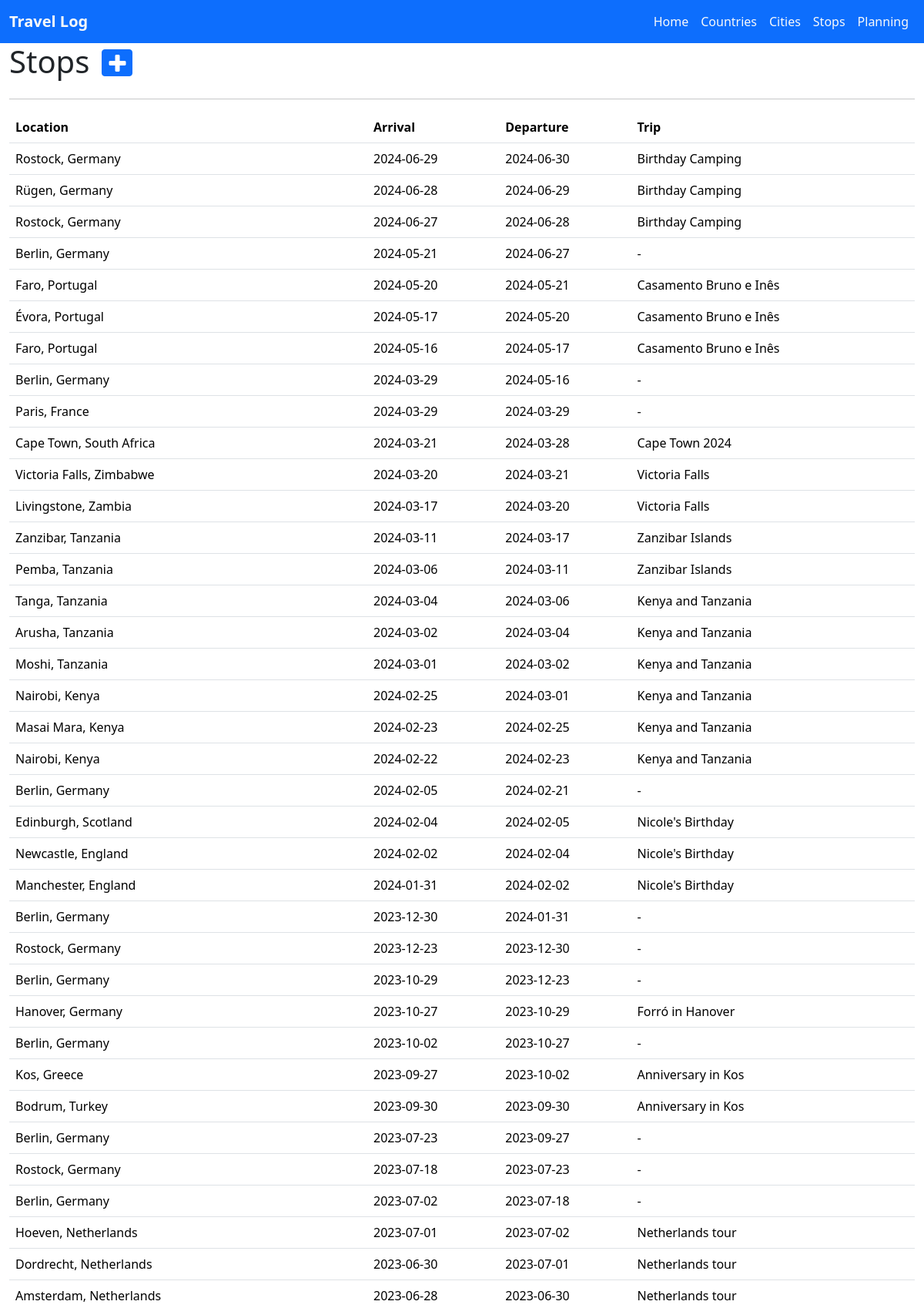
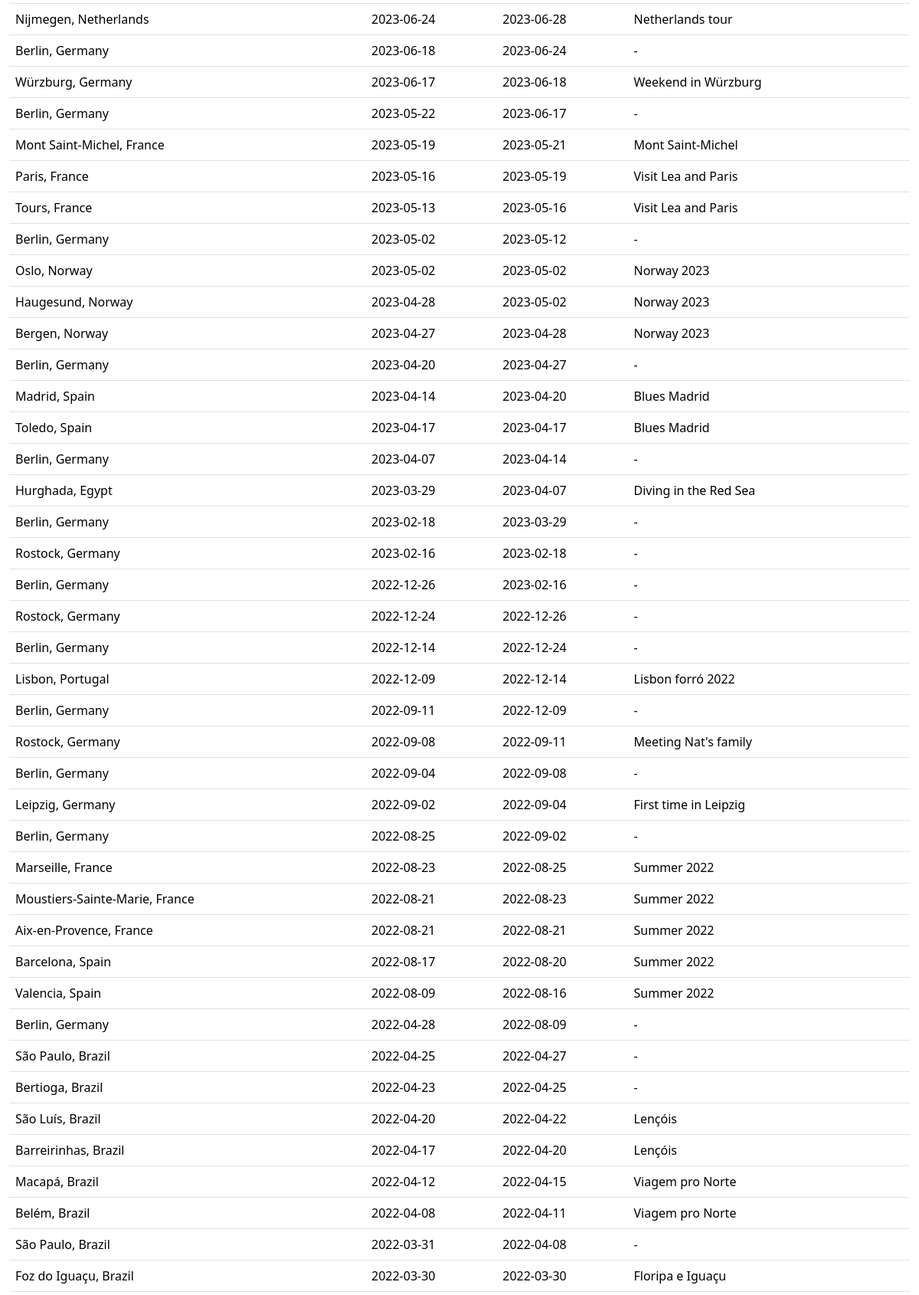
The app's page /stops/ (upper part) with its own data (2 pictures, top to bottom).
### mytrips/models.py (models this page shows, shortened)
class Trip(models.Model):
    title = models.CharField(max_length=255)
    start = models.DateField(null=True)
    end = models.DateField(null=True)

class Country(models.Model):
    name = models.CharField(max_length=255, unique=True)
    visited = models.BooleanField(default=False)
    need_visa = models.BooleanField(default=None, null=True)
    lat = models.DecimalField(max_digits=9, decimal_places=6)
    lon = models.DecimalField(max_digits=9, decimal_places=6)
    continent = models.CharField(max_length=25, choices=CONTINENTS, null=True)
    capital = models.CharField(max_length=255, null=True, default=None)
    currency = models.CharField(
        max_length=25, choices=CURRENCIES, null=True, default=None
    )
    language = models.CharField(
        max_length=25, choices=LANGUAGES, null=True, default=None
    )
    area_code = models.CharField(max_length=10, null=True, default=None)
    iso_code = models.CharField(max_length=10)
    class Meta:
        verbose_name_plural = "Countries"

### mytrips/views.py (the view)
# urls.py: path("stops/", views.stops, name="stops"),
def stops(request):
    cities = (
        City.objects.filter(visited=True)
        .values("pk", "name", "country__name")
        .order_by("name")
    )
    stops = Stop.objects.values(
        "city__country__name", "city__name", "arrival", "departure", "trip__title"
    ).order_by("-departure")
    context = {"stops": stops, "cities": cities}
    return render(request, "stops.html", context)

### mytrips/templates/stops.html (shortened to what this page needs)
{% extends "master.html" %}
{% block content %}
<div class="d-flex">
    <h1 class="me-3">Stops</h1>
    <div class="mt-2">
        <button type="button" class="btn btn-primary btn-sm pb-0" data-bs-toggle="modal"
            data-bs-target="#staticBackdrop">
            <i class="fa fa-plus fa-2x"></i>
        </button>
    </div>
</div>
<hr />
<table id="stopsTable" class="table table-hover">
    <thead>
        <tr>
            <th>Location</th>
            <th>Arrival</th>
            <th>Departure</th>
            <th>Trip</th>
        </tr>
    </thead>
    <tbody>
        {% for stop in stops %}
        <tr>
            <td>{{ stop.city__name }}, {{ stop.city__country__name }}</td>
            <td>{{ stop.arrival|date:'Y-m-d' }}</td>
            <td>{{ stop.departure|date:'Y-m-d' }}</td>
            <td>{{ stop.trip__title|default:"-" }}</td>
        </tr>
        {% endfor %}
    </tbody>
</table>
{% endblock %}

### records on screen
Trip: city__name "Rostock", city__country__name "Germany", arrival "2024-06-29", departure "2024-06-30", trip__title "Birthday Camping", arrival "2024-06-27", departure "2024-06-28"
Country: city__name "Berlin", city__country__name "Germany", arrival "2024-05-21", departure "2024-06-27", trip__title "-", arrival "2024-03-29", departure "2024-05-16", arrival "2024-02-05", departure "2024-02-21", arrival "2023-12-30", departure "2024-01-31", arrival "2023-10-29", departure "2023-12-23", arrival "2023-10-02", departure "2023-10-27", arrival "2023-07-23", departure "2023-09-27", arrival "2023-07-02", departure "2023-07-18", arrival "2023-06-18", departure "2023-06-24", arrival "2023-05-22", departure "2023-06-17", arrival "2023-05-02", departure "2023-05-12", arrival "2023-04-20", departure "2023-04-27", arrival "2023-04-07", departure "2023-04-14", arrival "2023-02-18", departure "2023-03-29", arrival "2022-12-26", departure "2023-02-16", arrival "2022-12-14", departure "2022-12-24", arrival "2022-09-11", departure "2022-12-09", arrival "2022-09-04", departure "2022-09-08", arrival "2022-08-25", departure "2022-09-02", arrival "2022-04-28", departure "2022-08-09"
Trip: city__name "Faro", city__country__name "Portugal", arrival "2024-05-20", departure "2024-05-21", trip__title "Casamento Bruno e Inês", arrival "2024-05-16", departure "2024-05-17"
Country: city__name "Paris", city__country__name "France", arrival "2024-03-29", departure "2024-03-29", trip__title "-", arrival "2023-05-16", departure "2023-05-19", trip__title "Visit Lea and Paris"
Trip: city__name "Cape Town", city__country__name "South Africa", arrival "2024-03-21", departure "2024-03-28", trip__title "Cape Town 2024"
Trip: city__name "Victoria Falls", city__country__name "Zimbabwe", arrival "2024-03-20", departure "2024-03-21", trip__title "Victoria Falls", city__name "Livingstone", city__country__name "Zambia", arrival "2024-03-17", departure "2024-03-20"
Trip: city__name "Zanzibar", city__country__name "Tanzania", arrival "2024-03-11", departure "2024-03-17", trip__title "Zanzibar Islands", city__name "Pemba", arrival "2024-03-06", departure "2024-03-11"
Trip: city__name "Tanga", city__country__name "Tanzania", arrival "2024-03-04", departure "2024-03-06", trip__title "Kenya and Tanzania"
Country: city__name "Nairobi", city__country__name "Kenya", arrival "2024-02-25", departure "2024-03-01", trip__title "Kenya and Tanzania", arrival "2024-02-22", departure "2024-02-23"
Country: city__name "Edinburgh", city__country__name "Scotland", arrival "2024-02-04", departure "2024-02-05", trip__title "Nicole's Birthday"
Trip: city__name "Manchester", city__country__name "England", arrival "2024-01-31", departure "2024-02-02", trip__title "Nicole's Birthday"
Trip: city__name "Hanover", city__country__name "Germany", arrival "2023-10-27", departure "2023-10-29", trip__title "Forró in Hanover"
Trip: city__name "Kos", city__country__name "Greece", arrival "2023-09-27", departure "2023-10-02", trip__title "Anniversary in Kos"
Trip: city__name "Hoeven", city__country__name "Netherlands", arrival "2023-07-01", departure "2023-07-02", trip__title "Netherlands tour", city__name "Nijmegen", arrival "2023-06-24", departure "2023-06-28"
Country: city__name "Amsterdam", city__country__name "Netherlands", arrival "2023-06-28", departure "2023-06-30", trip__title "Netherlands tour"
Trip: city__name "Würzburg", city__country__name "Germany", arrival "2023-06-17", departure "2023-06-18", trip__title "Weekend in Würzburg"
Trip: city__name "Mont Saint-Michel", city__country__name "France", arrival "2023-05-19", departure "2023-05-21", trip__title "Mont Saint-Michel"
Trip: city__name "Tours", city__country__name "France", arrival "2023-05-13", departure "2023-05-16", trip__title "Visit Lea and Paris"
Country: city__name "Oslo", city__country__name "Norway", arrival "2023-05-02", departure "2023-05-02", trip__title "Norway 2023"
Trip: city__name "Haugesund", city__country__name "Norway", arrival "2023-04-28", departure "2023-05-02", trip__title "Norway 2023", city__name "Bergen", arrival "2023-04-27", departure "2023-04-28"
Country: city__name "Madrid", city__country__name "Spain", arrival "2023-04-14", departure "2023-04-20", trip__title "Blues Madrid"
Trip: city__name "Hurghada", city__country__name "Egypt", arrival "2023-03-29", departure "2023-04-07", trip__title "Diving in the Red Sea"
Country: city__name "Lisbon", city__country__name "Portugal", arrival "2022-12-09", departure "2022-12-14", trip__title "Lisbon forró 2022"
Trip: city__name "Rostock", city__country__name "Germany", arrival "2022-09-08", departure "2022-09-11", trip__title "Meeting Nat's family"
Trip: city__name "Leipzig", city__country__name "Germany", arrival "2022-09-02", departure "2022-09-04", trip__title "First time in Leipzig"
Trip: city__name "Marseille", city__country__name "France", arrival "2022-08-23", departure "2022-08-25", trip__title "Summer 2022", city__name "Valencia", city__country__name "Spain", arrival "2022-08-09", departure "2022-08-16"
Trip: city__name "São Luís", city__country__name "Brazil", arrival "2022-04-20", departure "2022-04-22", trip__title "Lençóis", city__name "Barreirinhas", arrival "2022-04-17", departure "2022-04-20"
Trip: city__name "Macapá", city__country__name "Brazil", arrival "2022-04-12", departure "2022-04-15", trip__title "Viagem pro Norte", city__name "Belém", arrival "2022-04-08", departure "2022-04-11"
Trip: city__name "Foz do Iguaçu", city__country__name "Brazil", arrival "2022-03-30", departure "2022-03-30", trip__title "Floripa e Iguaçu"

### other values on screen
{{ stop.city__name }} "Rügen" "Évora" "Arusha" "Moshi" "Masai Mara" "Newcastle" "Rostock" "Bodrum" "Rostock" "Dordrecht" "Toledo" "Rostock" "Rostock" "Moustiers-Sainte-Marie" "Aix-en-Provence" "Barcelona" "São Paulo" "Bertioga" "São Paulo"
{{ stop.city__country__name }} "Germany" "Portugal" "Tanzania" "Tanzania" "Kenya" "England" "Germany" "Turkey" "Germany" "Netherlands" "Spain" "Germany" "Germany" "France" "France" "Spain" "Brazil" "Brazil" "Brazil"
{{ stop.arrival|date:'Y-m-d' }} "2024-06-28" "2024-05-17" "2024-03-02" "2024-03-01" "2024-02-23" "2024-02-02" "2023-12-23" "2023-09-30" "2023-07-18" "2023-06-30" "2023-04-17" "2023-02-16" "2022-12-24" "2022-08-21" "2022-08-21" "2022-08-17" "2022-04-25" "2022-04-23" "2022-03-31"
{{ stop.departure|date:'Y-m-d' }} "2024-06-29" "2024-05-20" "2024-03-04" "2024-03-02" "2024-02-25" "2024-02-04" "2023-12-30" "2023-09-30" "2023-07-23" "2023-07-01" "2023-04-17" "2023-02-18" "2022-12-26" "2022-08-23" "2022-08-21" "2022-08-20" "2022-04-27" "2022-04-25" "2022-04-08"
{{ stop.trip__title|default:"-" }} "Birthday Camping" "Casamento Bruno e Inês" "Kenya and Tanzania" "Kenya and Tanzania" "Kenya and Tanzania" "Nicole's Birthday" "-" "Anniversary in Kos" "-" "Netherlands tour" "Blues Madrid" "-" "-" "Summer 2022" "Summer 2022" "Summer 2022" "-" "-" "-"
